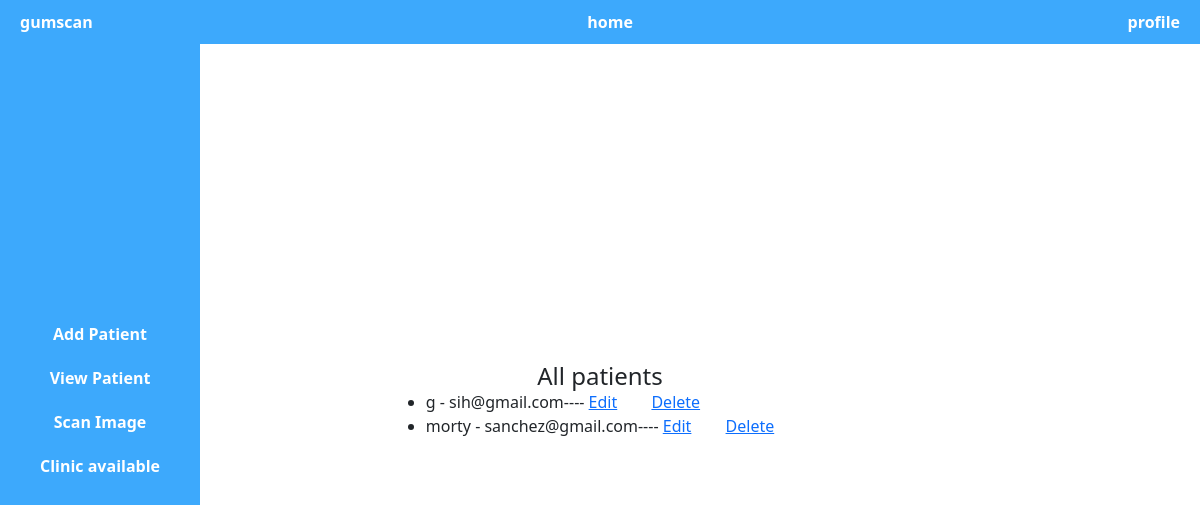
The app's page /gum-scan/view-patients/, older data.
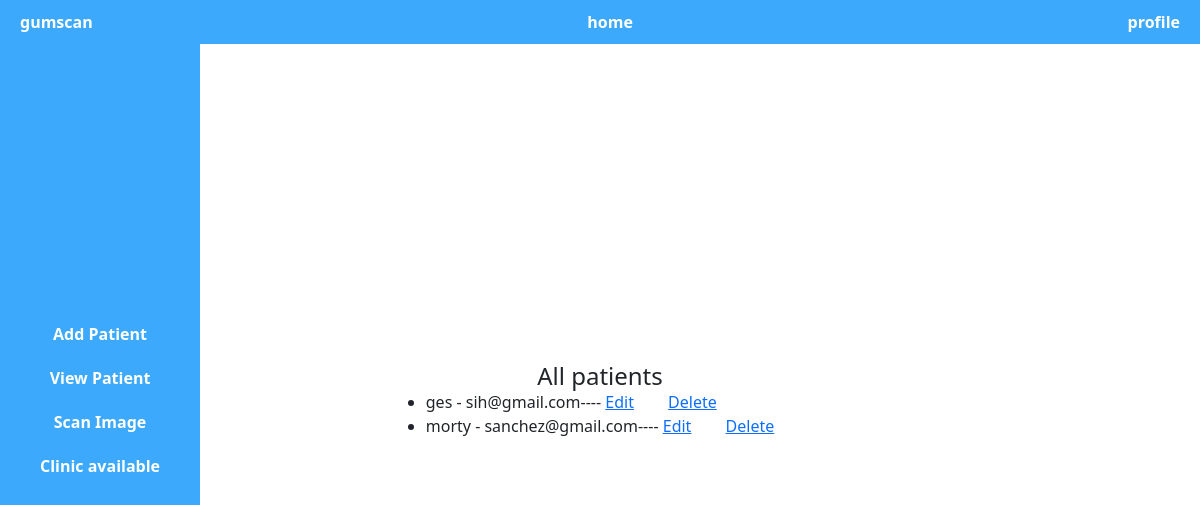
The same page, newer data.
### gumScanApp/models.py (models this page shows, shortened)
class Patient(models.Model):
    first_name = models.CharField(max_length=30)
    last_name = models.CharField(max_length=30)
    date_of_birth = models.DateField(null=True, blank=True)
    email = models.EmailField(unique=True)
    medical_history = models.TextField()

### gumScanApp/views.py (the view)
# urls.py: path('view-patients/', views.view_patients, name='view-patients'),
def view_patients(request):
    patients = Patient.objects.all()
    return render(request, 'home/viewPatient.html', {'patients': patients})

### gumScanApp/templates/home/viewPatient.html (shortened to what this page needs)
{% extends "home/hLayout.html" %}
{% load static %}
{% block styles %}
<link
  rel="stylesheet"
  href="{% static 'webstyles/home.css' %}"
/>
{% endblock %}
{% block body %}
<div class="content">
    <h1>All patients</h1>
    <ul>
        {% for user in patients %}
            <li>{{ user.first_name }} - {{ user.email }}---- <a style="margin-right: 30px;" href="{% url 'edit-patient' user.id  %}">Edit</a>
                <a href="{% url 'delete-patient' user.id %}">Delete</a></li>
        {% endfor %}
    </ul>
</div>
{% endblock %}

Row changes from the older to the newer data that the page shows:
changed Patient "sih@gmail.com": first_name "g" → "ges"
